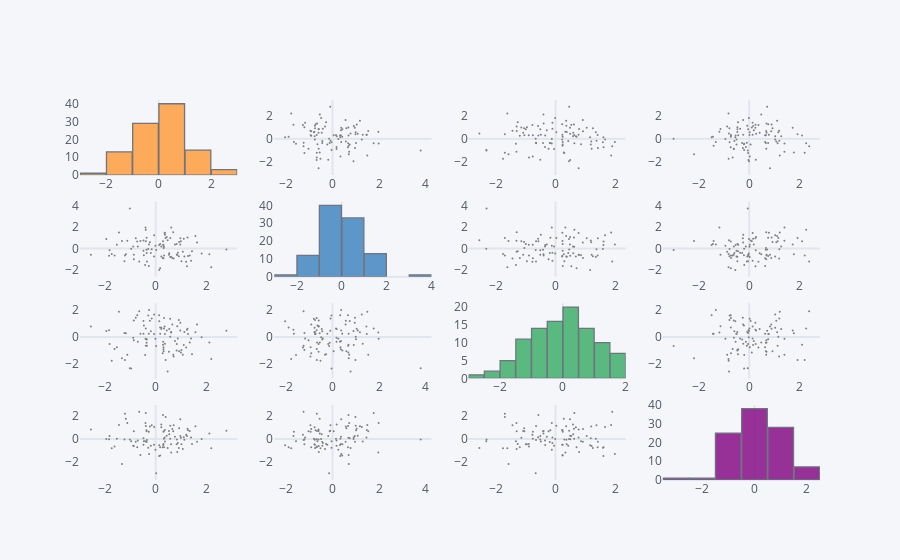

The code cell stored with this chart in its notebook:
### Markdown cell above
## scatter_matrix()

Similar to sns.pairplot()

### Code cell
df.scatter_matrix()
